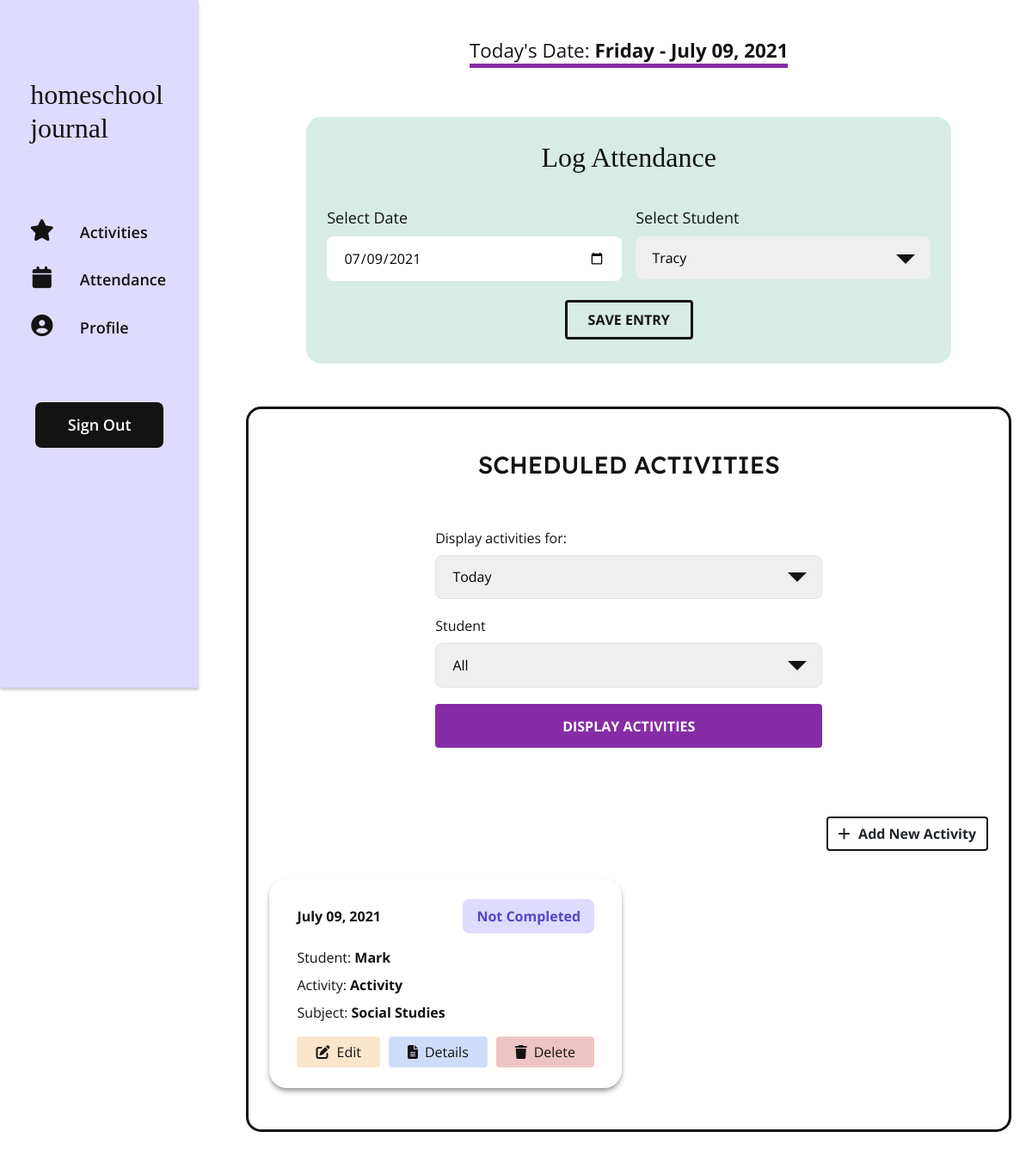
Page /index (signed in) on the earlier database version.
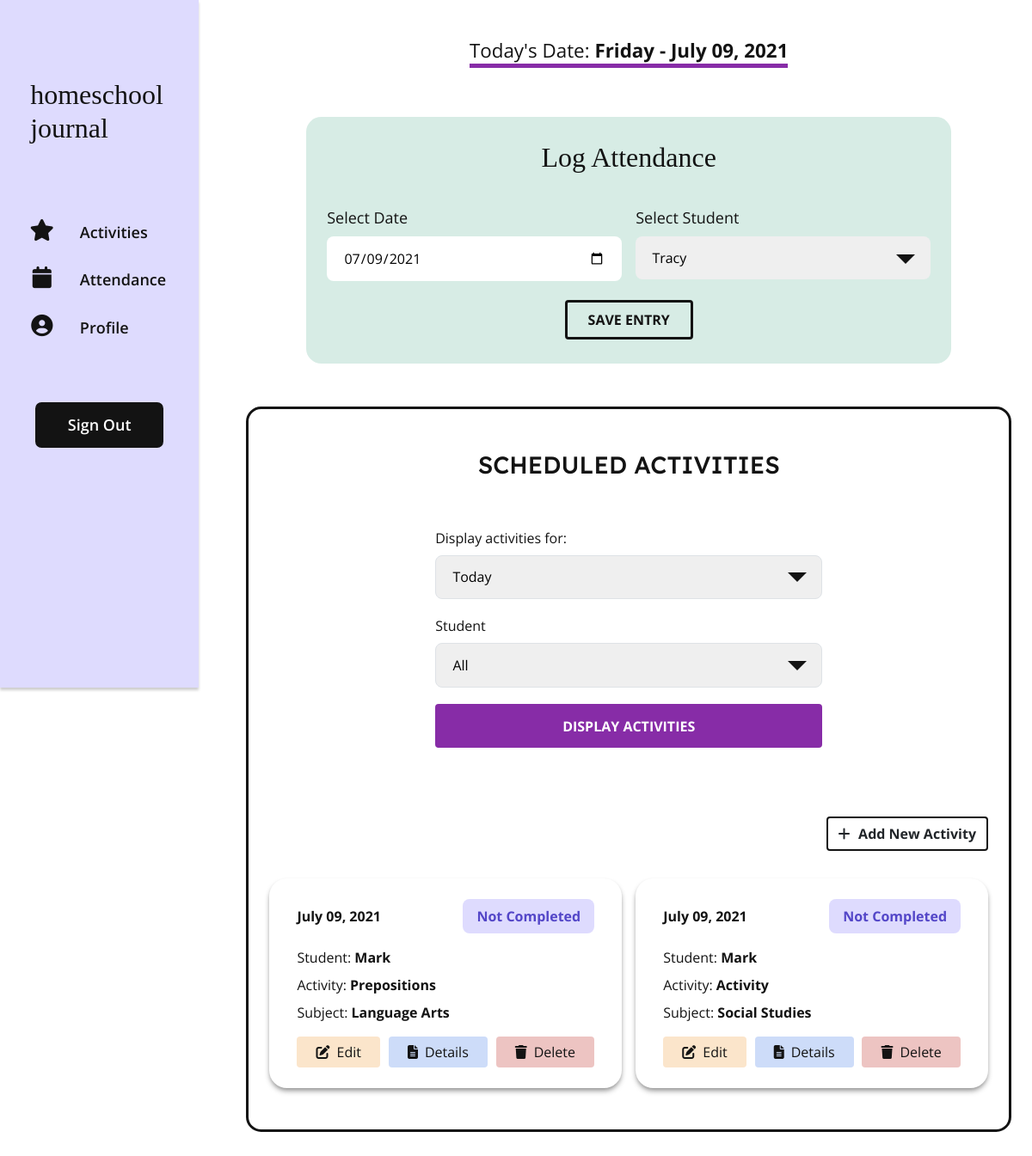
Same page on the later database version.
### app/models.py (models this page shows, shortened)
class Activity(db.Model):
    id = db.Column(db.Integer, primary_key=True)
    title = db.Column(db.String(150), index=True, nullable=False)
    user_id = db.Column(db.Integer, db.ForeignKey('user.id'), index=True)
    subject_id = db.Column(db.Integer, db.ForeignKey('subject.id'), index=True, nullable=False)
    student_id = db.Column(db.Integer, db.ForeignKey('student.id'), index=True, nullable=False)
    description = db.Column(db.Text, index=True)
    resources = db.Column(db.Text, index=True)
    activity_date = db.Column(db.DateTime, index=True, nullable=False)
    notes = db.Column(db.Text, index=True)
    status = db.Column(db.String(64), index=True, nullable=False)

class Student(db.Model):
    id = db.Column(db.Integer, primary_key=True)
    student_name = db.Column(db.String(64), index=True)
    user_id = db.Column(db.Integer, db.ForeignKey('user.id'))
    attendance = db.relationship('Attendance', backref='student', lazy='dynamic')
    activities = db.relationship('Activity', backref='student', lazy='dynamic')
    def __str__(self):
        return self.student_name

class Subject(db.Model):
    id = db.Column(db.Integer, primary_key=True)
    user_id = db.Column(db.Integer, db.ForeignKey('user.id'), index=True)
    subject_name = db.Column(db.String(64), index=True)
    activities = db.relationship('Activity', backref='subject', lazy='dynamic')
    def __str__(self):
        return self.subject_name

### app/routes.py (the view, shortened to what this page needs)
@app.route('/',  methods=['GET', 'POST'])
@app.route('/index', methods=['GET', 'POST'])
@login_required
def index():
    form = AddStudentSubjectForm()
    students = current_user.students
    form2 = AddAttendanceForm()
    form2.student.choices = students
    todays_datetime = datetime(datetime.today().year, datetime.today().month, datetime.today().day)
    current_weekday = todays_datetime.isoweekday()
    form3 = DisplayActivitiesForm()
    student_list = ["All"]
    for student in students:
        student_list.append(student)
    form3.student.choices = student_list
    activities = current_user.activities.filter_by(activity_date=todays_datetime).order_by(Activity.activity_date).all()
    return render_template('index.html', form=form, form2=form2, todays_datetime=todays_datetime, form3=form3, activities=activities)

### app/forms.py
class AddStudentSubjectForm(FlaskForm):
    user_student = SelectField('How many students do you have?', choices=[ 1, 2, 3, 4, 5, 6, 7, 8], validators=[DataRequired()])
    student_name1 = StringField('Student Name(s)', validators=[DataRequired("Please enter student's name")])
    user_subject = SelectField('How many subjects do you teach?', choices=[ 1, 2, 3, 4, 5, 6, 7, 8, 9, 10], validators=[DataRequired()] )
    subject_name1 = StringField('Subject', validators=[DataRequired("Please enter subject name")])
    submit = SubmitField('Update')

class AddAttendanceForm(FlaskForm):
    attendance_date = DateField('Select Date', format='%Y-%m-%d')
    student = SelectField(u'Select Student', choices=[])
    submit = SubmitField('Save Entry')

### app/__init__.py (called while the page is built)
@app.template_filter()
def datetime_format_filter(value, format='%B %d, %Y'):
    return value.strftime(format)

@app.template_filter()
def datetime_day_format_filter(value, format='%A - %B %d, %Y'):
    return value.strftime(format)

@app.template_filter()
def datepicker_format_filter(value, format='%Y-%m-%d'):
    return value.strftime(format)

### app/models.py (called while the page is built)
@login.user_loader
def load_user(id):
    return User.query.get(int(id))

### app/templates/index.html (shortened to what the changed rows need)
{% extends "base.html" %}
{% block content %}
    {% if current_user.student_number %}
    <div class="attendance">
        <h2 class="attendance__title">Log Attendance</h2>
    </div>
    <div class="activities">
        <section class="activity-display">
            <div class="activity-display__cards">
                {% for activity in activities %}
                <div class="activity__card">
                    <div class="activity__card-header">
                        <p class="activity__card-date">{{ activity.activity_date | datetime_format_filter }}</p>
                        <p class="activity__card-status activity__card-status-{{ activity.status | lower | replace(" ", "") }}">{{ activity.status }}</p>
                    </div>
                    <div class=activity__card-content>
                        <p class="activity__card-data activity__card-student">Student: <span class="activity__card-student-data">{{ activity.student }}</span></p>
                        <p class="activity__card-data activity__card-activity">Activity: <span class="activity__card-activity-data">{{ activity.title }}</span></p>
                        <p class="activity__card-data activity__card-subject">Subject: <span class="activity__card-subject-data">{{ activity.subject }}</span></p>
                    </div>
                    <div class="activity__card-controls">
                        <a href="{{ url_for('update', id=activity.id) }}" class="btn btn-edit activity__card-controls-btn"><i class="fas fa-edit activity__card-controls-icon"></i>Edit</a>
                        <a href="{{ url_for('details', title=activity.title) }}" class="btn btn-details activity__card-controls-btn"><i class="fas fa-file-alt activity__card-controls-icon"></i></i>Details</a>
                        <a href="{{ url_for('delete', id=activity.id) }}" class="btn btn-delete activity__card-controls-btn" onclick="return confirm('Are you sure you want to delete?')"><i class="fas fa-trash activity__card-controls-icon"></i>Delete</a>
                    </div>
                </div>
                {% endfor %}
            </div>
        </section>
    </div>
    {% endif %}
{% endblock %}

Differences in the rows shown:
now on this page (row edited): Activity: activity_date "July 09, 2021", status "Not Completed", student "Mark", title "Prepositions", subject "Language Arts"
